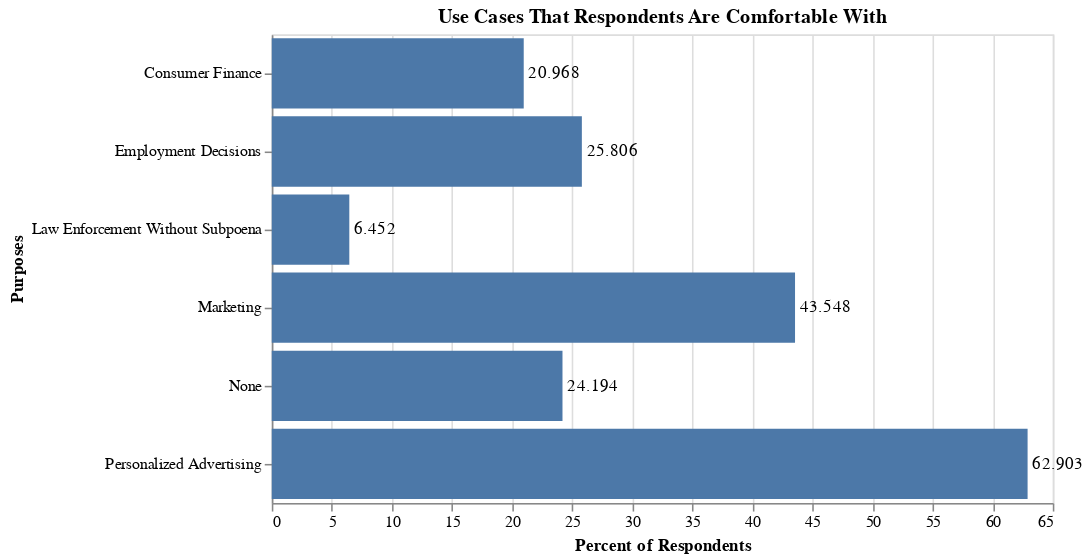

Notebook code for this chart:
### Code cell
def analyze_purposes_comfortable(df):
    '''
    Process and analyze data correspond to the survey question "What purposes are you comfortable with your personal data being used for? (Select all that apply)?" 
    Returns a dataframe with percentages, per response category, of purposes that survey respondents are comfortable with data brokers using their data for.
    Graphs a corresponding plot of frequencies by each response.
    '''
    # Rename category names so it is easier to split by commas
    rename_map = {
        "Marketing": "Marketing",
        "Personalized advertising": "Personalized Advertising",
        "Employment-related decisions": "Employment Decisions",
        "Consumer financer decisions (e.g., loans, credit scores)": "Consumer Finance",
        "Law enforcement access without a subpoena": "Law Enforcement Without Subpoena",
        "None of the above": "None"
    }
    df["purposes_comfortable"] = df["purposes_comfortable"].apply(lambda x: rename_categories(x, rename_map))

    # Split by comma and explode into rows and strip whitespace
    split_df = df["purposes_comfortable"].str.split(",").explode()
    split_df = split_df.str.strip()

    # One-Hot Encode Columns
    one_hot = pd.get_dummies(split_df)
    one_hot = one_hot.groupby(split_df.index).max()
    one_hot = pd.DataFrame(one_hot)

    # Calculate Percentages and put in a dictionary
    percentages = dict(zip(one_hot.columns, np.round(one_hot.mean() * 100, 3)))
    percent_df = pd.DataFrame({
        'Category': list(percentages.keys()),
        'Percent': list(percentages.values())
    })

    # Graph
    bars = (
        alt.Chart(percent_df)
        .mark_bar()
        .encode(
            x=alt.X('Percent:Q', title='Percent of Respondents'),
            y=alt.Y('Category:N', title="Purposes"),
            tooltip=['Category', 'Percent']
        )
        .properties(height=300, width=500, title="Use Cases That Respondents Are Comfortable With")
    )

    text = bars.mark_text(
        align='left',
        baseline='middle',
        dx=3
    ).encode(
        text='Percent:Q'
    )

    display(percent_df)
    chart = bars + text

    return chart

survey_purposes_comfort = analyze_purposes_comfortable(survey)
display(survey_purposes_comfort)
survey_purposes_comfort.save("imgs/Use Cases That Respondents Are Comfortable With.svg")

### Figure 1 — Vega-Lite specification as saved in the notebook (floating-point values rounded to 4 significant figures)
{"config": {"view": {"continuousWidth": 300, "continuousHeight": 300}}, "layer": [{"mark": {"type": "bar"}, "encoding": {"tooltip": [{"field": "Category", "type": "nominal"}, {"field": "Percent", "type": "quantitative"}], "x": {"field": "Percent", "title": "Percent of Respondents", "type": "quantitative"}, "y": {"field": "Category", "title": "Purposes", "type": "nominal"}}, "title": "Use Cases That Respondents Are Comfortable With"}, {"mark": {"type": "text", "align": "left", "baseline": "middle", "dx": 3}, "encoding": {"text": {"field": "Percent", "type": "quantitative"}, "tooltip": [{"field": "Category", "type": "nominal"}, {"field": "Percent", "type": "quantitative"}], "x": {"field": "Percent", "title": "Percent of Respondents", "type": "quantitative"}, "y": {"field": "Category", "title": "Purposes", "type": "nominal"}}, "title": "Use Cases That Respondents Are Comfortable With"}], "data": {"name": "data-b26a8ec8d1298927234b255b20bce84c"}, "height": 300, "width": 500, "$schema": "https://vega.github.io/schema/vega-lite/v5.20.1.json", "datasets": {"data-b26a8ec8d1298927234b255b20bce84c": [{"Category": "Consumer Finance", "Percent": 20.97}, {"Category": "Employment Decisions", "Percent": 25.81}, {"Category": "Law Enforcement Without Subpoena", "Percent": 6.452}, {"Category": "Marketing", "Percent": 43.55}, {"Category": "None", "Percent": 24.19}, {"Category": "Personalized Advertising", "Percent": 62.9}]}}
